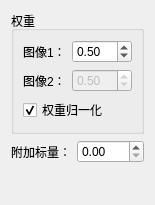
<?xml version="1.0" encoding="UTF-8"?>
<ui version="4.0">
 <class>AddWeightedNode</class>
 <widget class="QWidget" name="AddWeightedNode">
  <property name="geometry">
   <rect>
    <x>0</x>
    <y>0</y>
    <width>155</width>
    <height>205</height>
   </rect>
  </property>
  <property name="windowTitle">
   <string>Form</string>
  </property>
  <layout class="QHBoxLayout" name="horizontalLayout_2">
   <item>
    <layout class="QVBoxLayout" name="verticalLayout_2">
     <item>
      <widget class="QGroupBox" name="groupBox">
       <property name="title">
        <string>权重</string>
       </property>
       <layout class="QHBoxLayout" name="horizontalLayout">
        <item>
         <layout class="QVBoxLayout" name="verticalLayout">
          <item>
           <layout class="QFormLayout" name="formLayout">
            <item row="0" column="0">
             <widget class="QLabel" name="label">
              <property name="text">
               <string>图像1：</string>
              </property>
             </widget>
            </item>
            <item row="1" column="0">
             <widget class="QLabel" name="label_2">
              <property name="text">
               <string>图像2：</string>
              </property>
             </widget>
            </item>
            <item row="0" column="1">
             <widget class="QDoubleSpinBox" name="alpha_doubleSpinBox">
              <property name="decimals">
               <number>2</number>
              </property>
              <property name="maximum">
               <double>1.000000000000000</double>
              </property>
              <property name="singleStep">
               <double>0.100000000000000</double>
              </property>
              <property name="value">
               <double>0.500000000000000</double>
              </property>
             </widget>
            </item>
            <item row="1" column="1">
             <widget class="QDoubleSpinBox" name="beta_doubleSpinBox">
              <property name="enabled">
               <bool>false</bool>
              </property>
              <property name="decimals">
               <number>2</number>
              </property>
              <property name="maximum">
               <double>1.000000000000000</double>
              </property>
              <property name="singleStep">
               <double>0.100000000000000</double>
              </property>
              <property name="value">
               <double>0.500000000000000</double>
              </property>
             </widget>
            </item>
           </layout>
          </item>
          <item>
           <widget class="QCheckBox" name="normalization_checkBox">
            <property name="text">
             <string>权重归一化</string>
            </property>
            <property name="checked">
             <bool>true</bool>
            </property>
           </widget>
          </item>
         </layout>
        </item>
       </layout>
      </widget>
     </item>
     <item>
      <layout class="QFormLayout" name="formLayout_2">
       <item row="0" column="0">
        <widget class="QLabel" name="label_3">
         <property name="text">
          <string>附加标量：</string>
         </property>
        </widget>
       </item>
       <item row="0" column="1">
        <widget class="QDoubleSpinBox" name="gamma_doubleSpinBox"/>
       </item>
      </layout>
     </item>
     <item>
      <widget class="QLabel" name="info_label">
       <property name="text">
        <string/>
       </property>
      </widget>
     </item>
    </layout>
   </item>
  </layout>
 </widget>
 <resources/>
 <connections/>
</ui>
